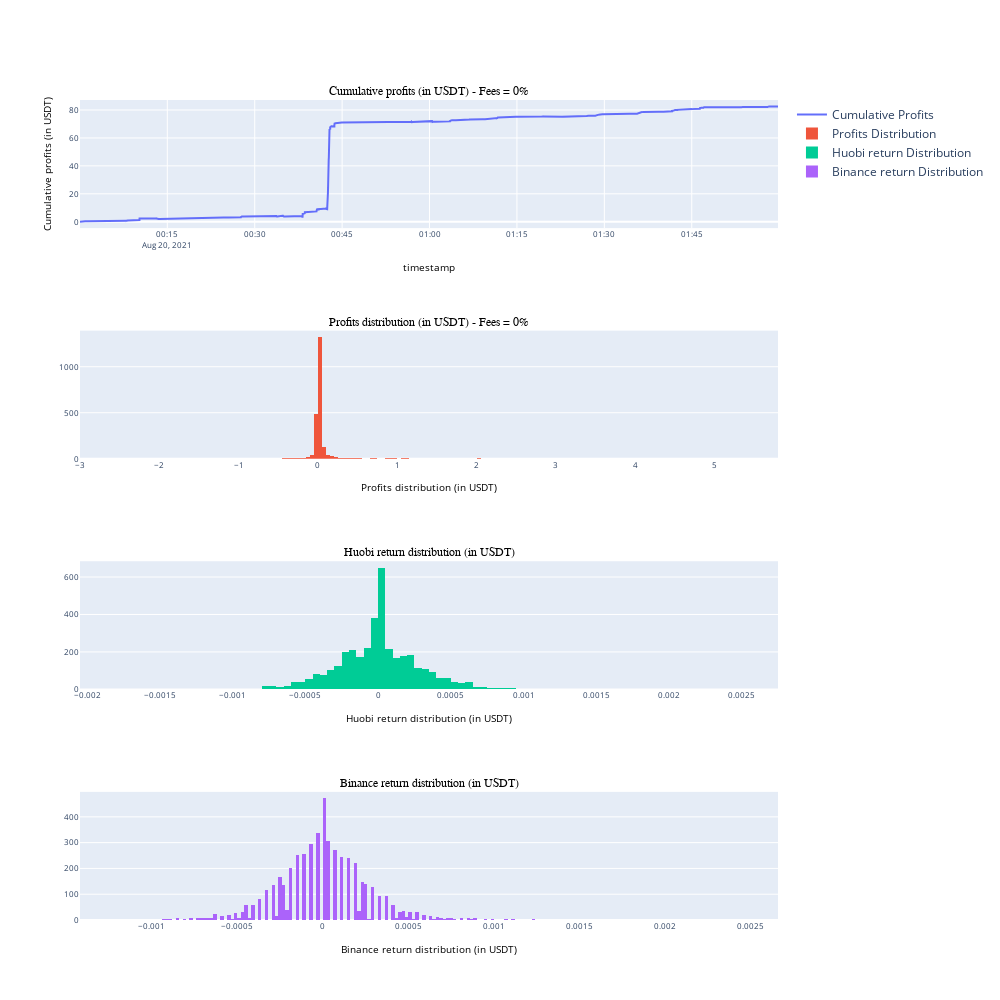
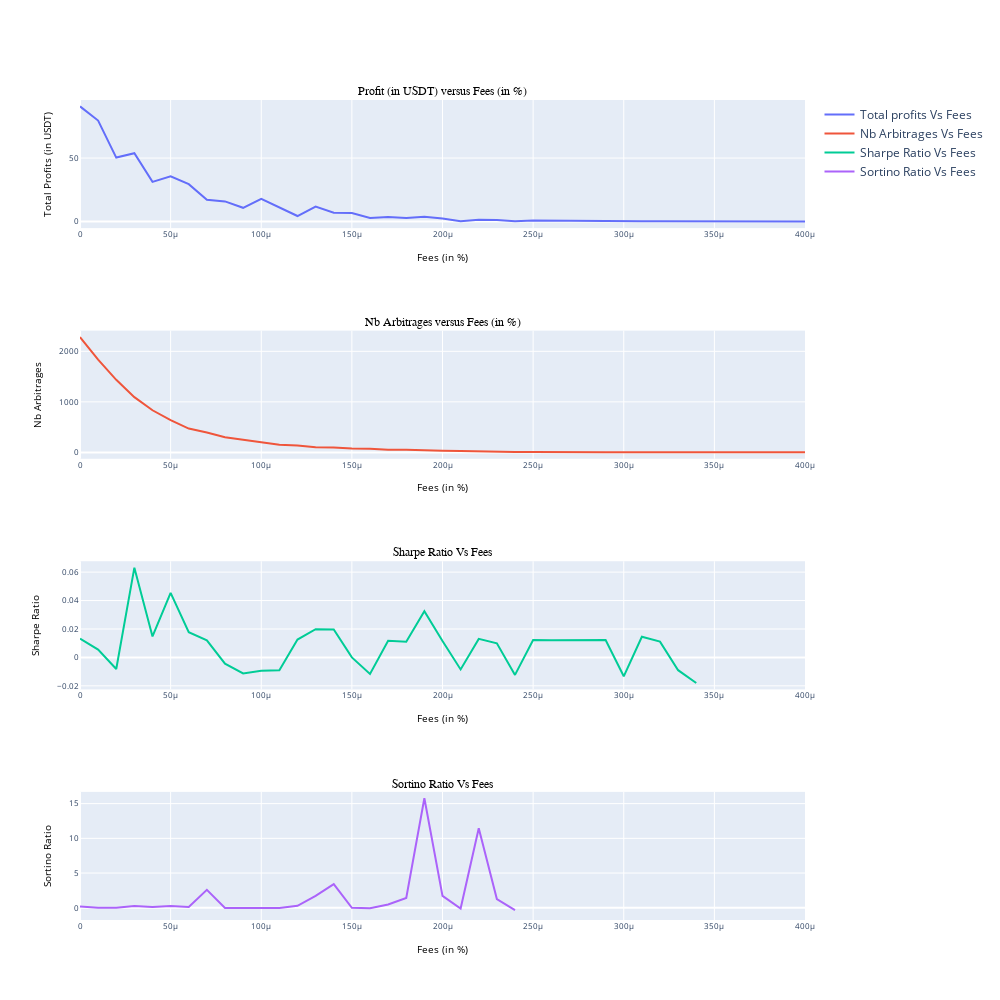

Write notebook code for charts like these, in order.
### Code cell
if __name__ == '__main__':
    scenario = 2
    run_scenario_(orderbook_hb, orderbook_bnc, bar_hb,bar_bnc, scenario)

### Figure 1 — Plotly figure (JSON) as saved in the notebook; plotly's stock layout.template omitted (floating-point values rounded to 4 significant figures; data arrays with more than 128 entries replaced by an {"elided": "..."} marker saying what was removed)
{"data": [{"name": "Cumulative Profits", "type": "scatter", "x": {"elided": "2283 str values"}, "xaxis": "x", "y": {"elided": "2283 float values"}, "yaxis": "y"}, {"autobinx": true, "name": "Profits Distribution", "type": "histogram", "x": {"elided": "2283 float values"}, "xaxis": "x2", "yaxis": "y2"}, {"autobinx": true, "name": "Huobi return Distribution", "type": "histogram", "x": {"elided": "3821 float values"}, "xaxis": "x3", "yaxis": "y3"}, {"autobinx": true, "name": "Binance return Distribution", "type": "histogram", "x": {"elided": "5100 float values"}, "xaxis": "x4", "yaxis": "y4"}], "layout": {"annotations": [{"font": {"color": "black", "family": "Helvetica", "size": 12}, "showarrow": false, "text": "Cumulative profits (in USDT) - Fees = 0%", "x": 0.5, "xanchor": "center", "xref": "paper", "y": 1, "yanchor": "bottom", "yref": "paper"}, {"font": {"color": "black", "family": "Helvetica", "size": 12}, "showarrow": false, "text": "Profits distribution (in USDT) - Fees = 0%", "x": 0.5, "xanchor": "center", "xref": "paper", "y": 0.7188, "yanchor": "bottom", "yref": "paper"}, {"font": {"color": "black", "family": "Helvetica", "size": 12}, "showarrow": false, "text": "Huobi return distribution (in USDT)", "x": 0.5, "xanchor": "center", "xref": "paper", "y": 0.4375, "yanchor": "bottom", "yref": "paper"}, {"font": {"color": "black", "family": "Helvetica", "size": 12}, "showarrow": false, "text": "Binance return distribution (in USDT)", "x": 0.5, "xanchor": "center", "xref": "paper", "y": 0.1562, "yanchor": "bottom", "yref": "paper"}], "autosize": false, "height": 1000, "width": 1000, "xaxis": {"anchor": "y", "domain": [0, 1], "tickfont": {"size": 8}, "title": {"font": {"color": "black", "size": 10}, "text": "timestamp"}}, "xaxis2": {"anchor": "y2", "domain": [0, 1], "tickfont": {"size": 8}, "title": {"font": {"color": "black", "size": 10}, "text": "Profits distribution (in USDT)"}}, "xaxis3": {"anchor": "y3", "domain": [0, 1], "tickfont": {"size": 8}, "title": {"font": {"color": "black", "size": 10}, "text": "Huobi return distribution (in USDT)"}}, "xaxis4": {"anchor": "y4", "domain": [0, 1], "tickfont": {"size": 8}, "title": {"font": {"color": "black", "size": 10}, "text": "Binance return distribution (in USDT)"}}, "yaxis": {"anchor": "x", "domain": [0.8438, 1], "tickfont": {"size": 8}, "title": {"font": {"color": "black", "size": 10}, "text": "Cumulative profits (in USDT)"}}, "yaxis2": {"anchor": "x2", "domain": [0.5625, 0.7188], "tickfont": {"size": 8}, "title": {"font": {"color": "black", "size": 10}}}, "yaxis3": {"anchor": "x3", "domain": [0.2812, 0.4375], "tickfont": {"size": 8}, "title": {"font": {"color": "black", "size": 10}}}, "yaxis4": {"anchor": "x4", "domain": [0, 0.1562], "tickfont": {"size": 8}, "title": {"font": {"color": "black", "size": 10}}}}}

### Figure 2 — Plotly figure (JSON) as saved in the notebook; plotly's stock layout.template omitted (floating-point values rounded to 4 significant figures)
{"data": [{"name": "Total profits Vs Fees", "type": "scatter", "x": [0, 1e-05, 2e-05, 3e-05, 4e-05, 5e-05, 6e-05, 7e-05, 8e-05, 9e-05, 0.0001, 0.00011, 0.00012, 0.00013, 0.00014, 0.00015, 0.00016, 0.00017, 0.00018, 0.00019, 0.0002, 0.00021, 0.00022, 0.00023, 0.00024, 0.00025, 0.00026, 0.00027, 0.00028, 0.00029, 0.0003, 0.00031, 0.00032, 0.00033, 0.00034, 0.00035, 0.00036, 0.00037, 0.00038, 0.00039, 0.0004], "xaxis": "x", "y": [90.69, 79.54, 50.38, 53.84, 31.23, 35.7, 29.44, 17.15, 15.84, 10.81, 17.87, 11.01, 4.348, 11.77, 7.001, 6.78, 2.721, 3.628, 2.699, 3.856, 2.377, 0.1508, 1.506, 1.198, 0.3236, 0.8367, 0.6875, 0.5912, 0.4863, 0.3987, -0.1418, 0.2063, 0.182, 0.1562, 0.1343, 0.1125, 0.09056, 0.06863, 0.04671, 0.02478, 0.002848], "yaxis": "y"}, {"name": "Nb Arbitrages Vs Fees", "type": "scatter", "x": [0, 1e-05, 2e-05, 3e-05, 4e-05, 5e-05, 6e-05, 7e-05, 8e-05, 9e-05, 0.0001, 0.00011, 0.00012, 0.00013, 0.00014, 0.00015, 0.00016, 0.00017, 0.00018, 0.00019, 0.0002, 0.00021, 0.00022, 0.00023, 0.00024, 0.00025, 0.00026, 0.00027, 0.00028, 0.00029, 0.0003, 0.00031, 0.00032, 0.00033, 0.00034, 0.00035, 0.00036, 0.00037, 0.00038, 0.00039, 0.0004], "xaxis": "x2", "y": [2283, 1837, 1436, 1094, 834, 637, 471, 394, 299, 248, 189, 150, 135, 102, 98, 75, 72, 52, 51, 36, 34, 26, 16, 16, 9, 9, 5, 5, 5, 5, 4, 4, 3, 3, 3, 1, 1, 1, 1, 1, 1], "yaxis": "y2"}, {"name": "Sharpe Ratio Vs Fees", "type": "scatter", "x": [0, 1e-05, 2e-05, 3e-05, 4e-05, 5e-05, 6e-05, 7e-05, 8e-05, 9e-05, 0.0001, 0.00011, 0.00012, 0.00013, 0.00014, 0.00015, 0.00016, 0.00017, 0.00018, 0.00019, 0.0002, 0.00021, 0.00022, 0.00023, 0.00024, 0.00025, 0.00026, 0.00027, 0.00028, 0.00029, 0.0003, 0.00031, 0.00032, 0.00033, 0.00034, 0.00035, 0.00036, 0.00037, 0.00038, 0.00039, 0.0004], "xaxis": "x3", "y": [0.01318, 0.005527, -0.008148, 0.06314, 0.01474, 0.04536, 0.01769, 0.01202, -0.004397, -0.01125, -0.009362, -0.008973, 0.01255, 0.01983, 0.01959, 1.46e-05, -0.01167, 0.01167, 0.01103, 0.03253, 0.01148, -0.008467, 0.01302, 0.009897, -0.01231, 0.01215, 0.012, 0.01202, 0.0116, 0.01216, -0.01331, 0.01456, 0.01111, -0.008989, -0.01799, null, null, null, null, null, null], "yaxis": "y3"}, {"name": "Sortino Ratio Vs Fees", "type": "scatter", "x": [0, 1e-05, 2e-05, 3e-05, 4e-05, 5e-05, 6e-05, 7e-05, 8e-05, 9e-05, 0.0001, 0.00011, 0.00012, 0.00013, 0.00014, 0.00015, 0.00016, 0.00017, 0.00018, 0.00019, 0.0002, 0.00021, 0.00022, 0.00023, 0.00024, 0.00025, 0.00026, 0.00027, 0.00028, 0.00029, 0.0003, 0.00031, 0.00032, 0.00033, 0.00034, 0.00035, 0.00036, 0.00037, 0.00038, 0.00039, 0.0004], "xaxis": "x4", "y": [0.1855, 0.007074, -0.009228, 0.2593, 0.1247, 0.2631, 0.1051, 2.584, -0.01657, -0.03532, -0.03347, -0.03318, 0.2858, 1.707, 3.413, 0.0001486, -0.06704, 0.4792, 1.418, 15.77, 1.711, -0.09965, 11.45, 1.251, -0.3354, null, null, null, null, null, -0.8336, null, null, null, null, null, null, null, null, null, null], "yaxis": "y4"}], "layout": {"annotations": [{"font": {"color": "black", "family": "Helvetica", "size": 12}, "showarrow": false, "text": "Profit (in USDT) versus Fees (in %)", "x": 0.5, "xanchor": "center", "xref": "paper", "y": 1, "yanchor": "bottom", "yref": "paper"}, {"font": {"color": "black", "family": "Helvetica", "size": 12}, "showarrow": false, "text": "Nb Arbitrages versus Fees (in %)", "x": 0.5, "xanchor": "center", "xref": "paper", "y": 0.7188, "yanchor": "bottom", "yref": "paper"}, {"font": {"color": "black", "family": "Helvetica", "size": 12}, "showarrow": false, "text": "Sharpe Ratio Vs Fees", "x": 0.5, "xanchor": "center", "xref": "paper", "y": 0.4375, "yanchor": "bottom", "yref": "paper"}, {"font": {"color": "black", "family": "Helvetica", "size": 12}, "showarrow": false, "text": "Sortino Ratio Vs Fees", "x": 0.5, "xanchor": "center", "xref": "paper", "y": 0.1562, "yanchor": "bottom", "yref": "paper"}], "autosize": false, "height": 1000, "width": 1000, "xaxis": {"anchor": "y", "domain": [0, 1], "tickfont": {"size": 8}, "title": {"font": {"color": "black", "size": 10}, "text": "Fees (in %)"}}, "xaxis2": {"anchor": "y2", "domain": [0, 1], "tickfont": {"size": 8}, "title": {"font": {"color": "black", "size": 10}, "text": "Fees (in %)"}}, "xaxis3": {"anchor": "y3", "domain": [0, 1], "tickfont": {"size": 8}, "title": {"font": {"color": "black", "size": 10}, "text": "Fees (in %)"}}, "xaxis4": {"anchor": "y4", "domain": [0, 1], "tickfont": {"size": 8}, "title": {"font": {"color": "black", "size": 10}, "text": "Fees (in %)"}}, "yaxis": {"anchor": "x", "domain": [0.8438, 1], "tickfont": {"size": 8}, "title": {"font": {"color": "black", "size": 10}, "text": "Total Profits (in USDT)"}}, "yaxis2": {"anchor": "x2", "domain": [0.5625, 0.7188], "tickfont": {"size": 8}, "title": {"font": {"color": "black", "size": 10}, "text": "Nb Arbitrages"}}, "yaxis3": {"anchor": "x3", "domain": [0.2812, 0.4375], "tickfont": {"size": 8}, "title": {"font": {"color": "black", "size": 10}, "text": "Sharpe Ratio"}}, "yaxis4": {"anchor": "x4", "domain": [0, 0.1562], "tickfont": {"size": 8}, "title": {"font": {"color": "black", "size": 10}, "text": "Sortino Ratio"}}}}
